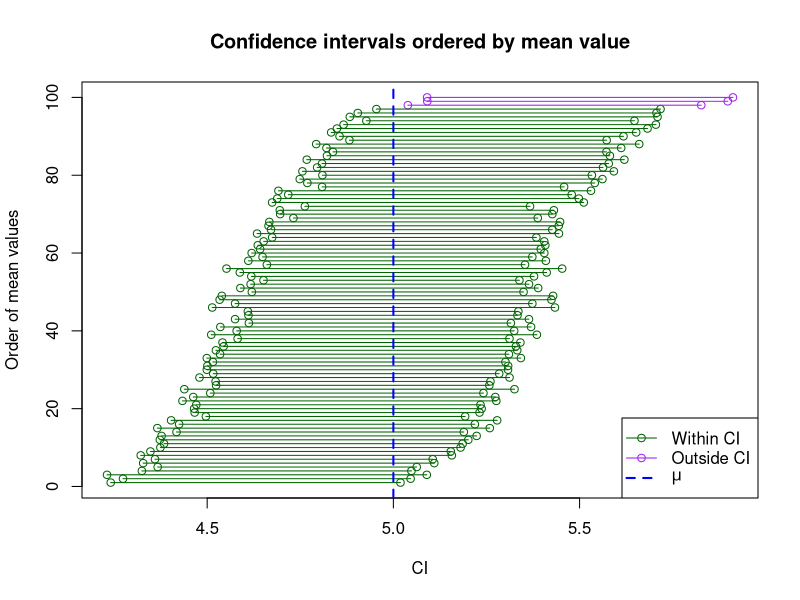

Here is the R script that generated this plot:
## ---- chunk 1
#| results: asis
set.seed(20220717)
n <- 100
mu <- 5
sigma <- 2
alpha <- 0.95

do_sample <- function() {
  # n, mu, sigma defined outside
  rnorm(n, mu, sigma) 
}

x <- do_sample()
s <- sd(x)
xbar <- mean(x)
z <- qnorm((1 - alpha) / 2, lower.tail = FALSE)
## ---- chunk 2
do_mean_ci <- function(xbar, s) {
  # n, z defined outside
  se <- s / sqrt(n)
  se_z <- se * z
  c(lower = xbar - se_z, upper = xbar + se_z)
}

sem <- do_mean_ci(xbar, s)

r_mean_ci <- replicate(100, {
  r_x <- do_sample()
  r_xbar <- mean(r_x)
  r_sd <- sd(r_x)
  do_mean_ci(r_xbar, r_sd)
})

str(r_mean_ci)
## ---- chunk 3
# reorder by mean of ranges -- simply for visuals
r_mean_ci <- r_mean_ci[, order(apply(r_mean_ci, 2L, mean))]
## ---- chunk 4
are_between <- r_mean_ci["lower", ] < mu & r_mean_ci["upper", ] > mu
mean(are_between)
## ---- chunk 5
#| fig-height: 8
#| fig-width: 8

# plot the points
plot(
  x = c(r_mean_ci["lower", ], r_mean_ci["upper", ]),
  y = c(1:100, 1:100),
  col = ifelse(c(are_between, are_between), "darkgreen", "purple"),
  main = "Confidence intervals ordered by mean value",
  xlab = "CI",
  ylab = "Order of mean values"
)

# connect points with lines
segments(
  r_mean_ci["lower", ], 
  1:100, 
  r_mean_ci["upper", ], 
  1:100,
  col = ifelse(are_between, "darkgreen", "purple") ,
)

# add vertical line for mu
abline(v = mu, col = "blue", lwd = 2, lty = 2)

# provide legend
legend(
  "bottomright",
  c("Within CI", "Outside CI", expression(mu)),
  col = c("darkgreen", "purple", "blue"),
  lty = c(1, 1, 2),
  lwd = c(1, 1, 2),
  pch = c(1, 1, NA)
)
